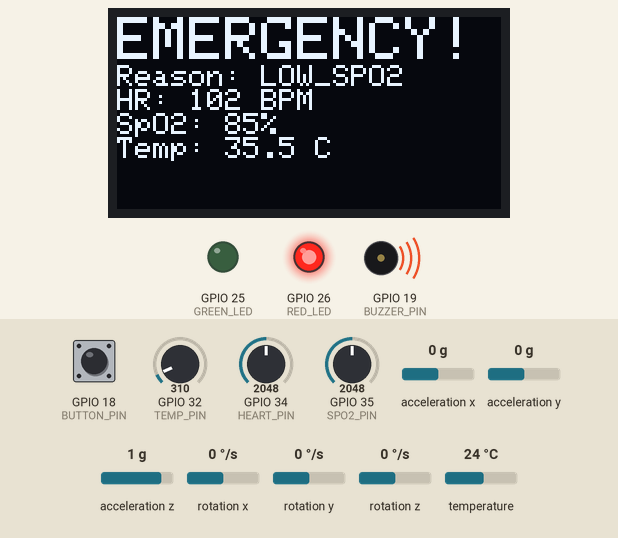
Simulated run of this sketch. Board: ESP32. Shown: 128×64 one-colour display, output pins drawn as LEDs (lit = HIGH), buzzer (waves = sounding). The test bench sets the inputs (shaded band); at power-on: GPIO 35 (SPO2_PIN) = 2048, GPIO 34 (HEART_PIN) = 2048, GPIO 18 (BUTTON_PIN) HIGH, GPIO 32 (TEMP_PIN) = 310, acceleration x 0 g, acceleration y 0 g, acceleration z 1 g, rotation x 0 °/s, rotation y 0 °/s, rotation z 0 °/s, temperature 24 °C. WiFi joins after 1.5 s; servers stay silent unless stated; uploads are accepted with an empty reply; what the sketch prints to the serial monitor is not drawn.

Above: at 2.7 s.
2.8 s: GPIO 35 (SPO2_PIN) set to 2678
At 4.4 s:
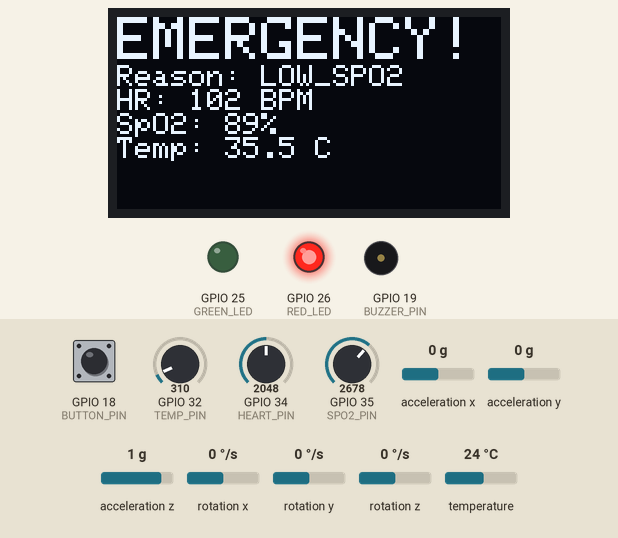
5.0 s: GPIO 35 (SPO2_PIN) set to 2800
At 6.5 s:
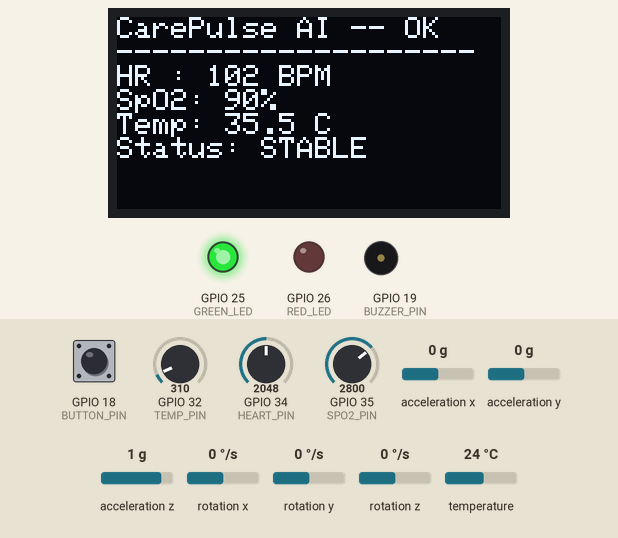
7.0 s: GPIO 34 (HEART_PIN) set to 2643
At 8.1 s:
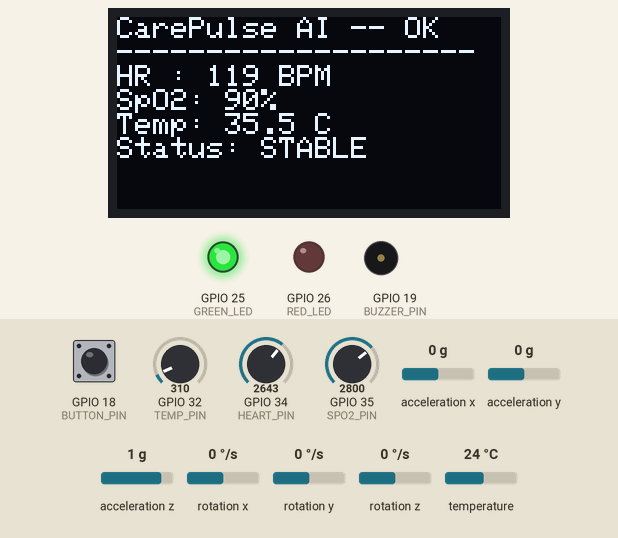
9.0 s: GPIO 34 (HEART_PIN) set to 2732
At 10.4 s:
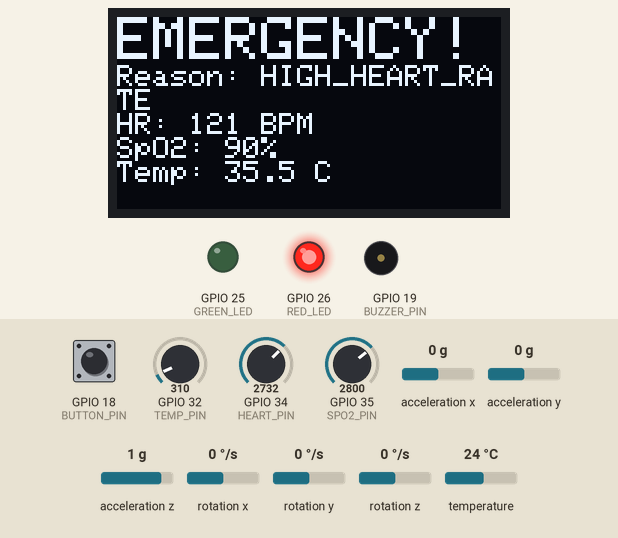
13.0 s: GPIO 18 (BUTTON_PIN) pulled LOW for 1.2 s
At 14.4 s:
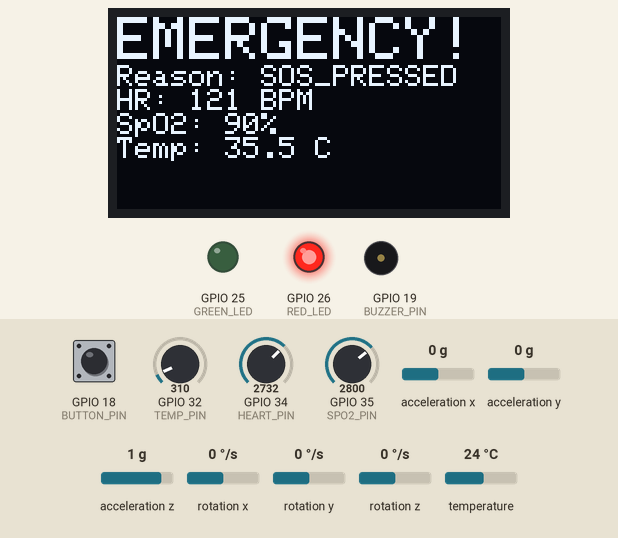
15.7 s: GPIO 32 (TEMP_PIN) set to 186
At 16.73 s:
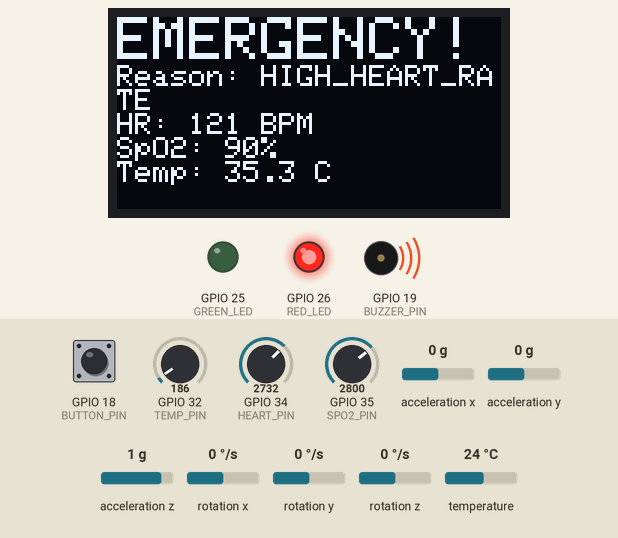
Timing chart, 0 to 19.0 s (numbered marks = the images above; inputs shaded):
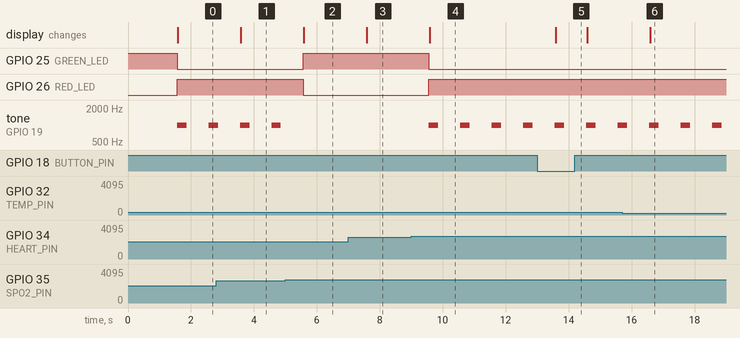

Measured:
- the behaviour switches between 2729 and 2730 on GPIO 35 (SPO2_PIN) (found by bisection; images 1 and 2)
- the behaviour switches between 2706 and 2707 on GPIO 34 (HEART_PIN) (found by bisection; images 3 and 4)
- after the input at 2.8 s, the display: changes after 0.79 s (image 1)
- after the input at 5.0 s, GPIO 25 (GREEN_LED): LOW → HIGH after 0.56 s; GPIO 26 (RED_LED): HIGH → LOW after 0.56 s; tone on GPIO 19 (BUZZER_PIN): stops changing and stays silent; the display: changes after 0.59 s (image 2)
- after the input at 7.0 s, the display: changes after 0.59 s (image 3)
- after the input at 9.0 s, GPIO 25 (GREEN_LED): HIGH → LOW after 0.56 s; GPIO 26 (RED_LED): LOW → HIGH after 0.56 s; tone on GPIO 19 (BUZZER_PIN): alternates 1000 Hz for 0.30 s and silent for 0.70 s, starting after 0.56 s; the display: changes after 0.59 s (image 4)
- after the input at 13.0 s, the display: changes after 0.59 s (image 5)
- after the input at 15.7 s, the display: changes after 0.89 s (image 6)

The sketch:

esp32_firmware.ino
```cpp
/*
  CarePulse AI — ESP32 Wokwi Firmware (Connected to Wokwi Project 471587035595461633)
  GPIO Pin Mapping:
    - HEART_PIN: 34 (Potentiometer)
    - SPO2_PIN:  35 (Potentiometer)
    - TEMP_PIN:  32 (Potentiometer / DHT22)
    - BUTTON_PIN:18 (SOS Push Button)
    - BUZZER_PIN:19 (Active Piezo Buzzer)
    - GREEN_LED: 25 (Normal LED)
    - RED_LED:   26 (Alert LED)
  Communication: WiFi (Wokwi-GUEST) + HTTPClient REST API update to Firebase
*/

#include <WiFi.h>
#include <HTTPClient.h>
#include <Wire.h>
#include <Adafruit_GFX.h>
#include <Adafruit_SSD1306.h>
#include <Adafruit_MPU6050.h>
#include <Adafruit_Sensor.h>

// WiFi Configuration (Wokwi Virtual Router)
const char* ssid = "Wokwi-GUEST";
const char* password = "";

// Firebase Realtime REST Endpoint
const char* firebaseURL = "https://elderly-care-assistant-default-rtdb.firebaseio.com/patients/patient001.json";

// Hardware Pin Definitions (Matching Wokwi Project #471587035595461633)
#define SCREEN_WIDTH 128
#define SCREEN_HEIGHT 64
#define OLED_RESET -1

#define HEART_PIN 34
#define SPO2_PIN 35
#define TEMP_PIN 32

#define BUTTON_PIN 18
#define BUZZER_PIN 19

#define GREEN_LED 25
#define RED_LED 26

// Drivers
Adafruit_SSD1306 display(SCREEN_WIDTH, SCREEN_HEIGHT, &Wire, OLED_RESET);
Adafruit_MPU6050 mpu;

bool emergencyActive = false;
String emergencyReason = "NORMAL";
unsigned long lastUpdate = 0;

void setup() {
  Serial.begin(115200);

  pinMode(BUTTON_PIN, INPUT_PULLUP);
  pinMode(BUZZER_PIN, OUTPUT);
  pinMode(RED_LED, OUTPUT);
  pinMode(GREEN_LED, OUTPUT);

  digitalWrite(GREEN_LED, HIGH);
  digitalWrite(RED_LED, LOW);

  // Initialize OLED
  if (!display.begin(SSD1306_SWITCHCAPVCC, 0x3C)) {
    Serial.println(F("SSD1306 allocation failed"));
  } else {
    display.clearDisplay();
    display.setTextSize(1);
    display.setTextColor(SSD1306_WHITE);
    display.setCursor(0, 10);
    display.println("CarePulse AI IoT");
    display.println("Connecting WiFi...");
    display.display();
  }

  // Initialize MPU6050
  if (!mpu.begin()) {
    Serial.println("MPU6050 init warning");
  }

  // Connect to WiFi
  WiFi.begin(ssid, password);
  Serial.print("Connecting to WiFi");
  while (WiFi.status() != WL_CONNECTED) {
    delay(500);
    Serial.print(".");
  }
  Serial.println("\nConnected to WiFi!");
}

void loop() {
  unsigned long currentMillis = millis();

  // Read sensors every 1 second for instant sync
  if (currentMillis - lastUpdate >= 1000) {
    lastUpdate = currentMillis;

    // Read Analog Potentiometers mapped to match Wokwi project
    int rawHR = analogRead(HEART_PIN);
    int heartRate = map(rawHR, 0, 4095, 45, 160);

    int rawSpO2 = analogRead(SPO2_PIN);
    int spo2 = map(rawSpO2, 0, 4095, 70, 100);

    int rawTemp = analogRead(TEMP_PIN);
    float temp = 35.0 + (rawTemp / 4095.0) * 6.0; // 35.0°C to 41.0°C range

    // Read MPU6050 Fall Acceleration
    sensors_event_t a, g, temp_mpu;
    bool fallDetected = false;
    if (mpu.getEvent(&a, &g, &temp_mpu)) {
      float accelMag = sqrt(a.acceleration.x * a.acceleration.x +
                            a.acceleration.y * a.acceleration.y +
                            a.acceleration.z * a.acceleration.z);
      if (accelMag > 25.0) {
        fallDetected = true;
      }
    }

    // Read SOS Button (Active LOW)
    bool sosPressed = (digitalRead(BUTTON_PIN) == LOW);

    // Check Emergency Conditions
    emergencyActive = false;
    emergencyReason = "NORMAL";

    if (sosPressed) {
      emergencyActive = true;
      emergencyReason = "SOS_PRESSED";
    } else if (fallDetected) {
      emergencyActive = true;
      emergencyReason = "FALL_DETECTED";
    } else if (heartRate > 120) {
      emergencyActive = true;
      emergencyReason = "HIGH_HEART_RATE";
    } else if (heartRate < 45) {
      emergencyActive = true;
      emergencyReason = "LOW_HEART_RATE";
    } else if (spo2 < 90) {
      emergencyActive = true;
      emergencyReason = "LOW_SPO2";
    } else if (temp > 38.0) {
      emergencyActive = true;
      emergencyReason = "HIGH_TEMP";
    }

    // Serial Print Status matching Wokwi console
    Serial.print("HR="); Serial.print(heartRate);
    Serial.print(" SPO2="); Serial.print(spo2);
    Serial.print(" TEMP="); Serial.println(temp, 2);

    // Update OLED Display & Actuators
    updateHardwareFeedback(heartRate, spo2, temp);

    // Send Telemetry to Firebase via HTTP REST
    sendFirebaseTelemetry(heartRate, spo2, temp, fallDetected, sosPressed);
  }
}

void updateHardwareFeedback(int hr, int spo2, float temp) {
  display.clearDisplay();

  if (emergencyActive) {
    digitalWrite(RED_LED, HIGH);
    digitalWrite(GREEN_LED, LOW);
    tone(BUZZER_PIN, 1000, 300);

    display.setCursor(0, 0);
    display.setTextSize(2);
    display.println("EMERGENCY!");
    display.setTextSize(1);
    display.print("Reason: "); display.println(emergencyReason);
    display.print("HR: "); display.print(hr); display.println(" BPM");
    display.print("SpO2: "); display.print(spo2); display.println("%");
    display.print("Temp: "); display.print(temp, 1); display.println(" C");
  } else {
    digitalWrite(RED_LED, LOW);
    digitalWrite(GREEN_LED, HIGH);
    noTone(BUZZER_PIN);

    display.setCursor(0, 0);
    display.setTextSize(1);
    display.println("CarePulse AI -- OK");
    display.println("--------------------");
    display.print("HR : "); display.print(hr); display.println(" BPM");
    display.print("SpO2: "); display.print(spo2); display.println("%");
    display.print("Temp: "); display.print(temp, 1); display.println(" C");
    display.println("Status: STABLE");
  }
  display.display();
}

void sendFirebaseTelemetry(int hr, int spo2, float temp, bool fall, bool sos) {
  if (WiFi.status() == WL_CONNECTED) {
    HTTPClient http;
    http.begin(firebaseURL);
    http.addHeader("Content-Type", "application/json");

    String jsonPayload = "{";
    jsonPayload += "\"heartRate\":" + String(hr) + ",";
    jsonPayload += "\"spo2\":" + String(spo2) + ",";
    jsonPayload += "\"temperature\":" + String(temp, 1) + ",";
    jsonPayload += "\"fallDetected\":" + String(fall ? "true" : "false") + ",";
    jsonPayload += "\"sosPressed\":" + String(sos ? "true" : "false") + ",";
    jsonPayload += "\"emergency\":" + String(emergencyActive ? "true" : "false") + ",";
    jsonPayload += "\"emergencyType\":\"" + emergencyReason + "\",";
    jsonPayload += "\"latitude\":37.774929,";
    jsonPayload += "\"longitude\":-122.419416,";
    jsonPayload += "\"status\":\"" + String(emergencyActive ? "CRITICAL ALERT" : "Stable") + "\",";
    jsonPayload += "\"timestamp\":\"" + String(millis()) + "\"";
    jsonPayload += "}";

    int httpResponseCode = http.PUT(jsonPayload);
    http.end();
  }
}
```
